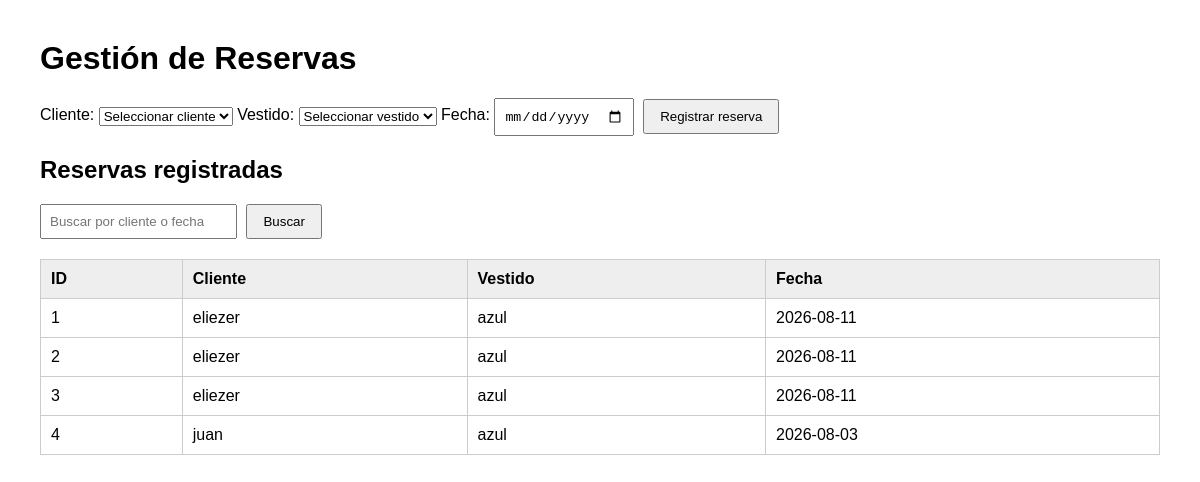
The app's page /reservas with its own data.
### tables this page shows
CREATE TABLE reservas (
        id INTEGER PRIMARY KEY AUTOINCREMENT,
        cliente_id INTEGER NOT NULL,
        vestido_id INTEGER NOT NULL,
        fecha TEXT NOT NULL,
        FOREIGN KEY (cliente_id) REFERENCES clientes(id),
        FOREIGN KEY (vestido_id) REFERENCES vestidos(id)
    );

CREATE TABLE clientes (
            id INTEGER PRIMARY KEY AUTOINCREMENT,
            nombre TEXT NOT NULL,
            telefono TEXT NOT NULL,
            correo TEXT
        );

CREATE TABLE vestidos (
            id INTEGER PRIMARY KEY AUTOINCREMENT,
            nombre TEXT NOT NULL,
            descripcion TEXT,
            precio REAL NOT NULL,
            estado TEXT NOT NULL
        );

### app.py (the view, shortened to what this page needs)
@app.route("/reservas", methods=["GET", "POST"])
def reservas():
    conexion = conectar_db()
    busqueda = request.args.get("busqueda", "")
    clientes = conexion.execute(
        "SELECT * FROM clientes"
    ).fetchall()
    vestidos = conexion.execute(
        "SELECT * FROM vestidos WHERE estado = 'Disponible'"
    ).fetchall()
    if busqueda:
        reservas = conexion.execute(
            """
            SELECT
                reservas.id,
                clientes.nombre,
                vestidos.nombre,
                reservas.fecha
            FROM reservas
            JOIN clientes
                ON reservas.cliente_id = clientes.id
            JOIN vestidos
                ON reservas.vestido_id = vestidos.id
            WHERE clientes.nombre LIKE ?
            OR reservas.fecha LIKE ?
            """,
            (f"%{busqueda}%", f"%{busqueda}%")
        ).fetchall()
    else:
        reservas = conexion.execute("""
            SELECT
                reservas.id,
                clientes.nombre,
                vestidos.nombre,
                reservas.fecha
            FROM reservas
            JOIN clientes
                ON reservas.cliente_id = clientes.id
            JOIN vestidos
                ON reservas.vestido_id = vestidos.id
        """).fetchall()
    conexion.close()
    return render_template(
        "reservas.html",
        clientes=clientes,
        vestidos=vestidos,
        reservas=reservas,
        busqueda=busqueda
    )

### app.py (called while the page is built)
def conectar_db():
    return sqlite3.connect(DATABASE)

### templates/reservas.html (shortened to what this page needs)
<!DOCTYPE html>
<html lang="es">
<head>
    <link
        rel="stylesheet"
        href="{{ url_for('static', filename='style.css') }}"
    >
</head>
<body>
    <h1>Gestión de Reservas</h1>
    <form action="/reservas" method="POST">
        <label>Cliente:</label>
        <select name="cliente_id" required>
            <option value="">
                Seleccionar cliente
            </option>
        </select>
        <label>Vestido:</label>
        <select name="vestido_id" required>
            <option value="">
                Seleccionar vestido
            </option>
        </select>
        <label>Fecha:</label>
        <input
            type="date"
            name="fecha"
            required
        >
        <button type="submit">
            Registrar reserva
        </button>
    </form>
    <h2>Reservas registradas</h2>
    <form action="/reservas" method="GET">
    <input
        type="text"
        name="busqueda"
        placeholder="Buscar por cliente o fecha"
        value="{{ busqueda }}"
    >
    <button type="submit">
        Buscar
    </button>
    </form>
    <table>
        <thead>
            <tr>
                <th>ID</th>
                <th>Cliente</th>
                <th>Vestido</th>
                <th>Fecha</th>
            </tr>
        </thead>
        <tbody>
            {% for reserva in reservas %}
            <tr>
                <td>{{ reserva[0] }}</td>
                <td>{{ reserva[1] }}</td>
                <td>{{ reserva[2] }}</td>
                <td>{{ reserva[3] }}</td>
            </tr>
            {% endfor %}
        </tbody>
    </table>
</body>
</html>

### static/style.css (style rules this page uses)
body { font-family: Arial, sans-serif; margin: 40px; }
input { padding: 8px; margin-right: 5px; }
button { padding: 8px 15px; }
table { width: 100%; border-collapse: collapse; margin-top: 20px; }
th, td { border: 1px solid #ccc; padding: 10px; text-align: left; }
th { background: #eee; }

### records on screen
reservas: id "1", nombre "eliezer", nombre "azul", fecha "2026-08-11"
reservas: id "2", nombre "eliezer", nombre "azul", fecha "2026-08-11"
reservas: id "3", nombre "eliezer", nombre "azul", fecha "2026-08-11"
reservas: id "4", nombre "juan", nombre "azul", fecha "2026-08-03"
